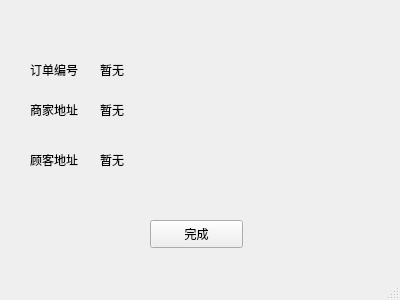
<?xml version="1.0" encoding="UTF-8"?>
<ui version="4.0">
 <class>component_order</class>
 <widget class="QMainWindow" name="component_order">
  <property name="geometry">
   <rect>
    <x>0</x>
    <y>0</y>
    <width>400</width>
    <height>300</height>
   </rect>
  </property>
  <property name="windowTitle">
   <string>MainWindow</string>
  </property>
  <widget class="QWidget" name="centralwidget">
   <widget class="QLabel" name="label">
    <property name="geometry">
     <rect>
      <x>30</x>
      <y>100</y>
      <width>69</width>
      <height>19</height>
     </rect>
    </property>
    <property name="text">
     <string>商家地址</string>
    </property>
   </widget>
   <widget class="QLabel" name="label_2">
    <property name="geometry">
     <rect>
      <x>30</x>
      <y>150</y>
      <width>69</width>
      <height>19</height>
     </rect>
    </property>
    <property name="text">
     <string>顾客地址</string>
    </property>
   </widget>
   <widget class="QLabel" name="restaurant_loc">
    <property name="geometry">
     <rect>
      <x>100</x>
      <y>100</y>
      <width>261</width>
      <height>19</height>
     </rect>
    </property>
    <property name="text">
     <string>暂无</string>
    </property>
   </widget>
   <widget class="QLabel" name="customer_loc">
    <property name="geometry">
     <rect>
      <x>100</x>
      <y>150</y>
      <width>261</width>
      <height>19</height>
     </rect>
    </property>
    <property name="text">
     <string>暂无</string>
    </property>
   </widget>
   <widget class="QLabel" name="label_3">
    <property name="geometry">
     <rect>
      <x>30</x>
      <y>60</y>
      <width>69</width>
      <height>19</height>
     </rect>
    </property>
    <property name="text">
     <string>订单编号</string>
    </property>
   </widget>
   <widget class="QLabel" name="order_id">
    <property name="geometry">
     <rect>
      <x>100</x>
      <y>60</y>
      <width>261</width>
      <height>19</height>
     </rect>
    </property>
    <property name="text">
     <string>暂无</string>
    </property>
   </widget>
   <widget class="QPushButton" name="have_finished">
    <property name="geometry">
     <rect>
      <x>150</x>
      <y>220</y>
      <width>93</width>
      <height>28</height>
     </rect>
    </property>
    <property name="text">
     <string>完成</string>
    </property>
   </widget>
  </widget>
  <widget class="QStatusBar" name="statusbar"/>
 </widget>
 <resources/>
 <connections/>
</ui>
